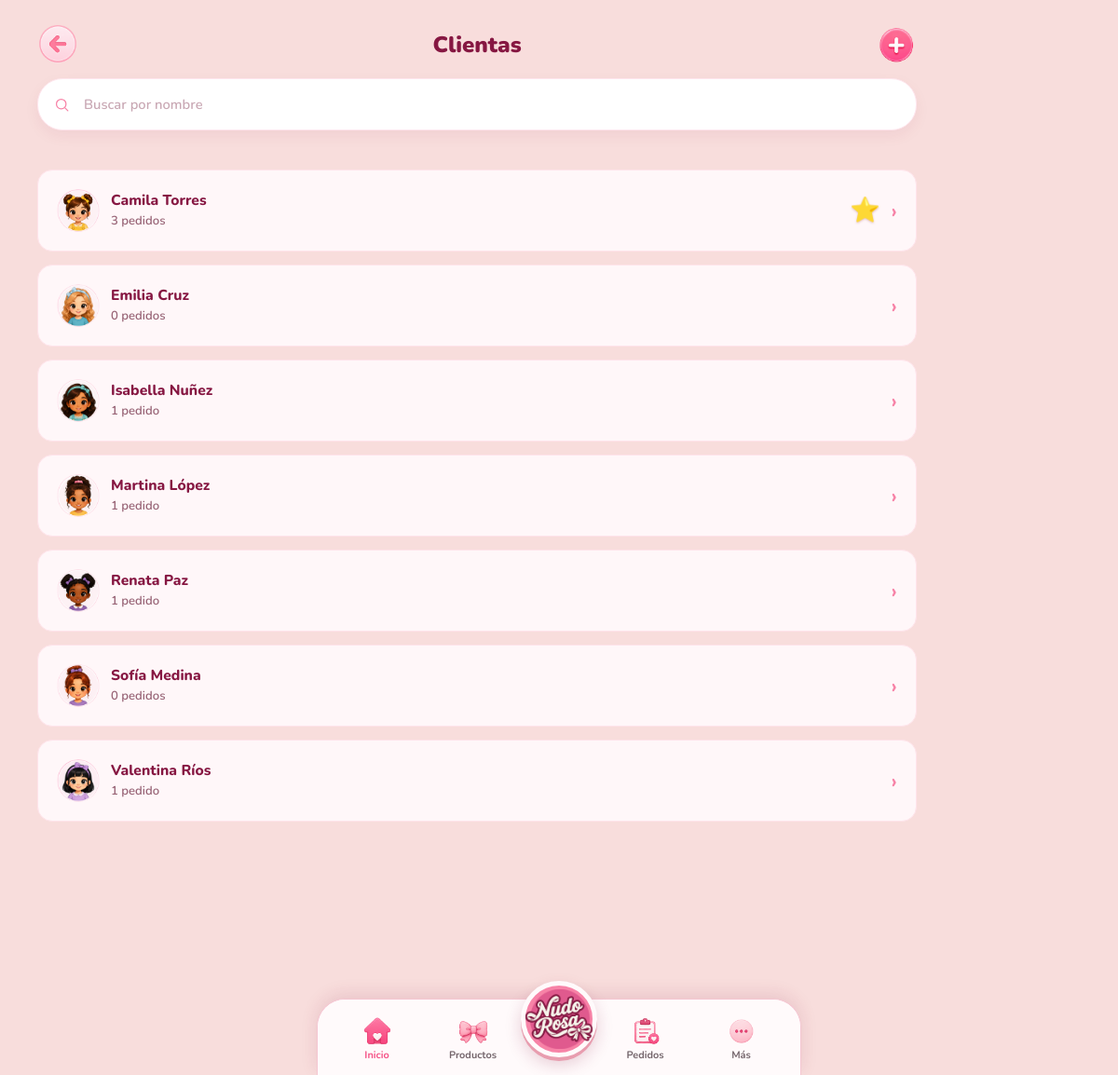
Screenshot of /clientes (signed in) with the database file from the repository.
### models.py (models this page shows)
class Clienta(Base):
    __tablename__ = "clientas"
    __table_args__ = (
        Index("ix_clientas_nombres", "nombres"),
        Index("ix_clientas_apellidos", "apellidos"),
        Index("ix_clientas_telefono", "telefono"),
    )
    id: Mapped[int] = mapped_column(primary_key=True)
    nombres: Mapped[str] = mapped_column(String(120))
    apellidos: Mapped[str] = mapped_column(String(120))
    telefono: Mapped[str | None] = mapped_column(String(40), default=None)
    email: Mapped[str | None] = mapped_column(String(120), default=None)
    direccion: Mapped[str | None] = mapped_column(String(255), default=None)
    fecha_nacimiento: Mapped[date | None] = mapped_column(Date, default=None)
    avatar: Mapped[str | None] = mapped_column(String(255), default=None)
    notas: Mapped[str | None] = mapped_column(Text, default=None)
    activa: Mapped[bool] = mapped_column(default=True)
    creada_en: Mapped[datetime] = mapped_column(DateTime, default=datetime.utcnow)
    actualizada_en: Mapped[datetime] = mapped_column(
        DateTime, default=datetime.utcnow, onupdate=datetime.utcnow
    )
    pedidos: Mapped[list["Pedido"]] = relationship(back_populates="clienta")

### main.py (the view)
@app.get("/clientes")
async def clientes(request: Request, db: Session = Depends(get_db)):
    clientes_serializados = [
        clientas_service.serializar_clienta(db, c) for c in clientas_service.listar_clientas_activas(db)
    ]
    favorita = max(clientes_serializados, key=lambda c: c["pedidos"], default=None)
    return templates.TemplateResponse(
        request=request,
        name="clientes.html",
        context={
            "active_nav": None,
            "clientes": clientes_serializados,
            "favorita_id": favorita["id"] if favorita else None,
        },
    )

### templates/clientes.html (shortened to what this page needs)
{% extends "_base.html" %}
{% block content %}
<section class="sales-screen">
    {% set flat_header_back = "/" %}
    {% set flat_header_back_label = "Regresar al inicio" %}
    {% set flat_header_title = "Clientas" %}
    {% set flat_header_actions = [
        {"href": "/clientes/nueva", "icon": "/static/images/+.svg", "label": "Registrar clienta"}
    ] %}
    {% include "_flat_header.html" %}
    <div class="client-form__input-wrap">
        <svg class="field-icon" viewBox="0 0 24 24" fill="none" stroke="currentColor" stroke-width="1.6" stroke-linecap="round" stroke-linejoin="round" aria-hidden="true">
            <circle cx="11" cy="11" r="6.5"></circle>
            <path d="m20 20-3.8-3.8"></path>
        </svg>
        <input
            type="search"
            id="client-search-input"
            placeholder="Buscar por nombre"
            autocomplete="off"
        >
    </div>
    <ul class="list" id="client-list">
        {% for c in clientes %}
        <li class="client-row">
            <a class="list-row" href="/clientes/{{ c.id }}">
                <span class="list-row__avatar">
                    {% if c.avatar %}
                    <img src="{{ c.avatar }}" alt="">
                    {% else %}
                    {{ c.nombre[0] }}
                    {% endif %}
                </span>
                <span class="list-row__body">
                    <strong>{{ c.nombre }} {{ c.apellido }}</strong>
                    <small>{{ c.pedidos }} pedido{{ "s" if c.pedidos != 1 else "" }}</small>
                </span>
                {% if c.id == favorita_id %}
                <span class="list-row__favorite-star" aria-hidden="true" title="Clienta favorita">⭐</span>
                {% endif %}
                <span class="list-row__chevron" aria-hidden="true">›</span>
            </a>
        </li>
        {% endfor %}
    </ul>
</section>
{% endblock %}

### rows the page displays
Clienta: avatar (picture), nombre "Camila", apellido "Torres", pedidos "3", pedidos "s"
Clienta: avatar (picture), nombre "Emilia", apellido "Cruz", pedidos "0", pedidos "s"
Clienta: avatar (picture), nombre "Isabella", apellido "Nuñez", pedidos "1"
Clienta: avatar (picture), nombre "Martina", apellido "López", pedidos "1"
Clienta: avatar (picture), nombre "Renata", apellido "Paz", pedidos "1"
Clienta: avatar (picture), nombre "Sofía", apellido "Medina", pedidos "0", pedidos "s"
Clienta: avatar (picture), nombre "Valentina", apellido "Ríos", pedidos "1"

### other values shown
{{ flat_header_title }} "Clientas"
